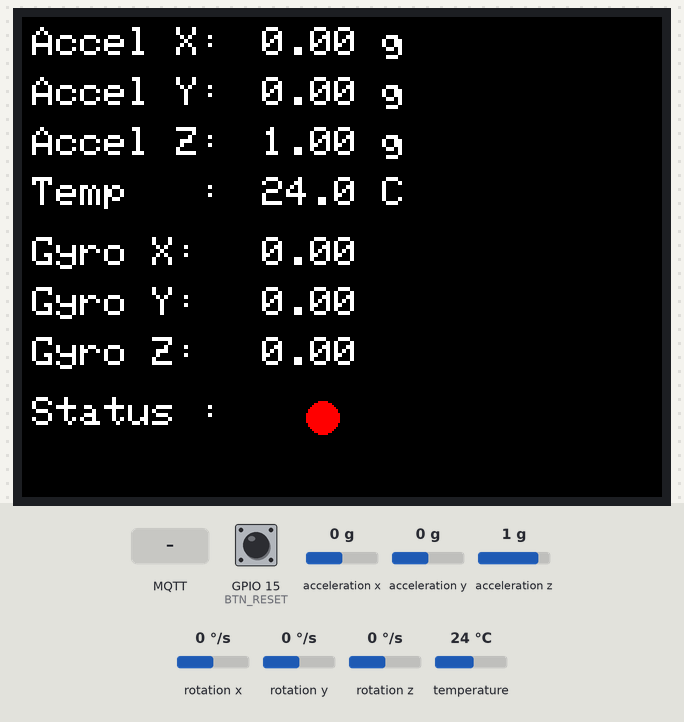
The program below on a simulated ESP32. Parts: 320×240 colour display. Wiring (from diagram.json): MPU-6050 motion sensor at I2C address 0x68. Inputs (shaded band) come from the test bench; at power-on: acceleration x 0 g, GPIO 15 (BTN_RESET) HIGH, acceleration y 0 g, acceleration z 1 g, rotation x 0 °/s, rotation y 0 °/s, rotation z 0 °/s, temperature 24 °C. WiFi joins after 1.5 s; servers stay silent unless stated; no MQTT or app messages arrive unless stated; what the program prints to the serial monitor is not drawn.

Above: at 1.4 s.
1.5 s: MQTT message "RESET" arrives on the first subscribed topic
At 2.6 s:
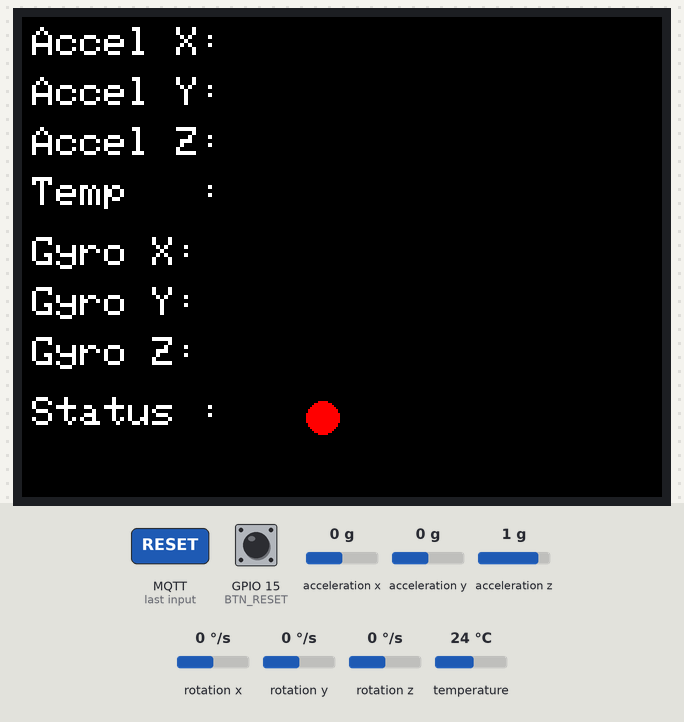
4.8 s: acceleration x set to -1.4 g
At 6.5 s:
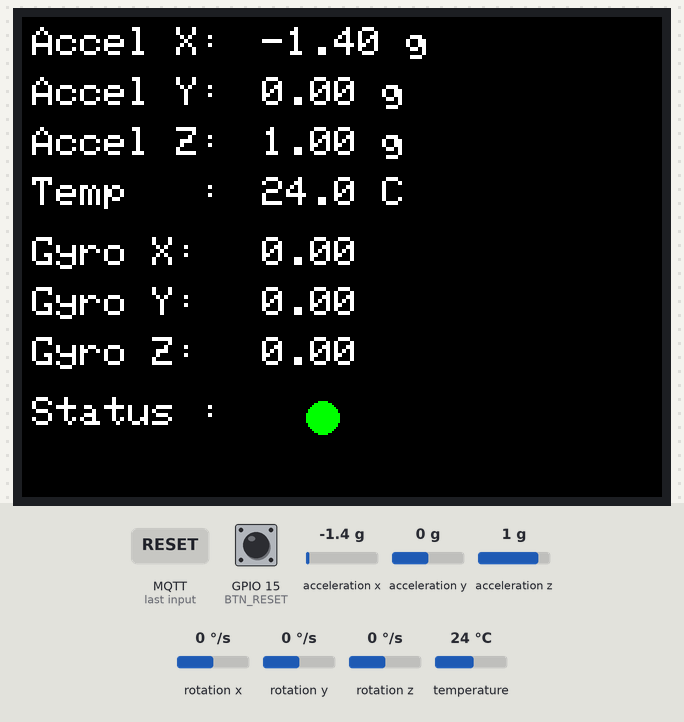
6.8 s: MQTT message "DISCONNECT" arrives on the first subscribed topic
At 7.6 s:
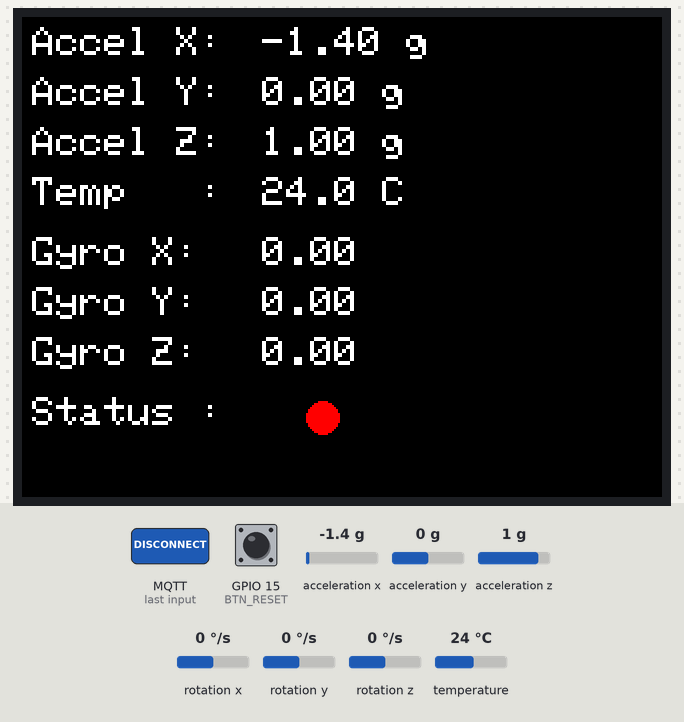
10.9 s: GPIO 15 (BTN_RESET) pulled LOW for 0.75 s
At 11.7 s:
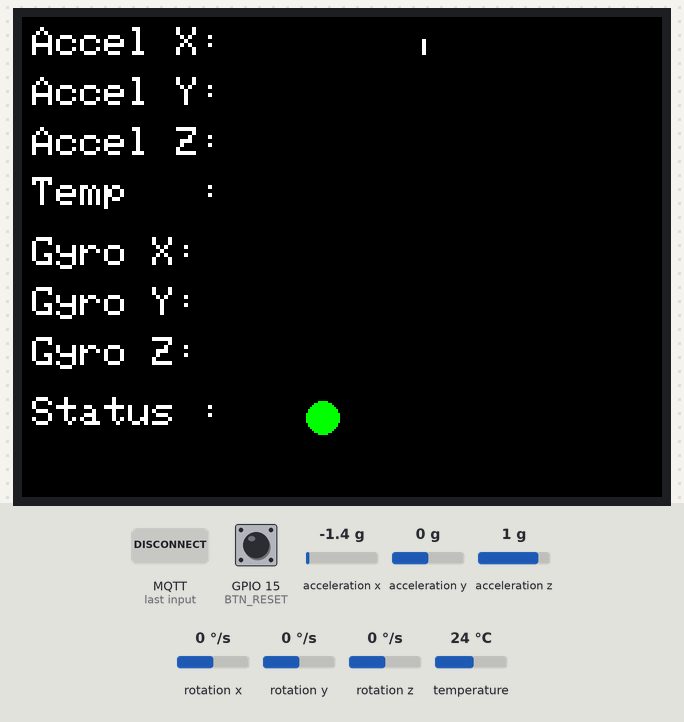
15.0 s: acceleration y set to -1.4 g
At 16.4 s:
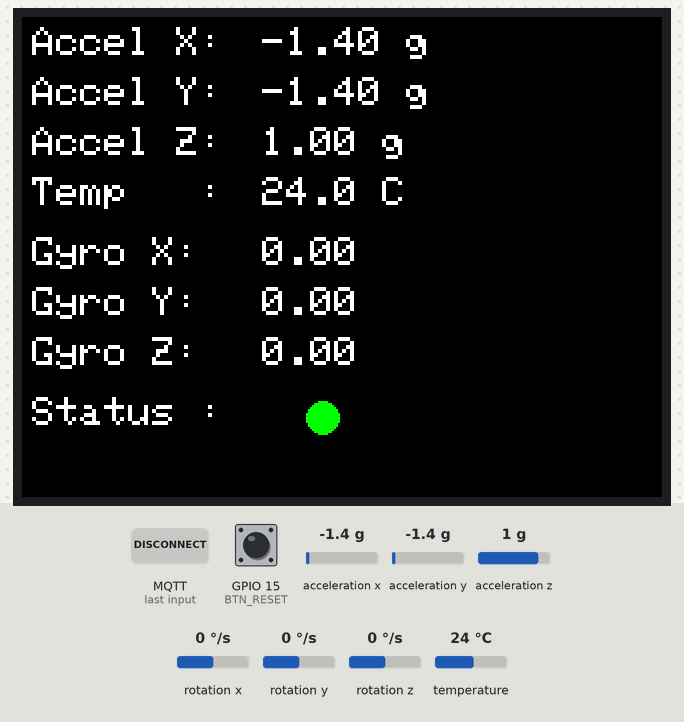
17.0 s: GPIO 15 (BTN_RESET) pulled LOW for 1 s
At 18.7 s:
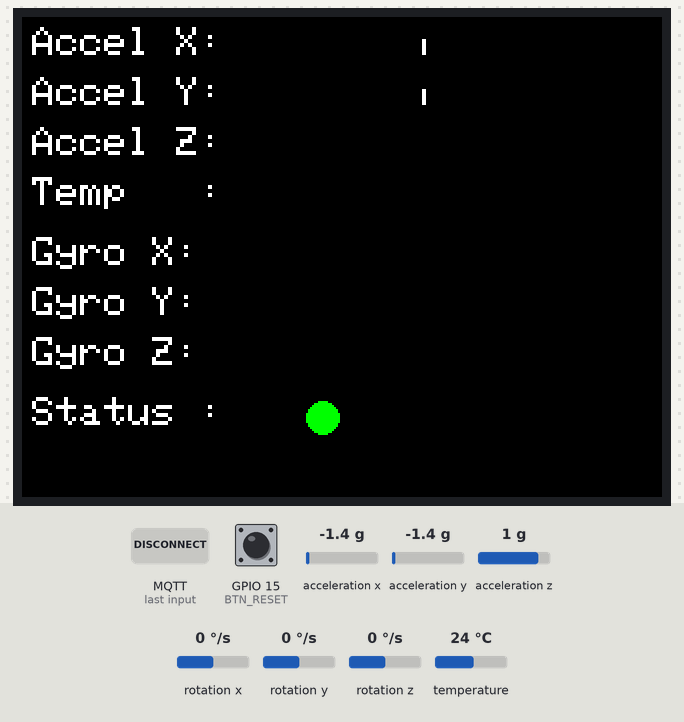
Timing chart, 0 to 20.2 s (numbered marks = the images above; inputs shaded):
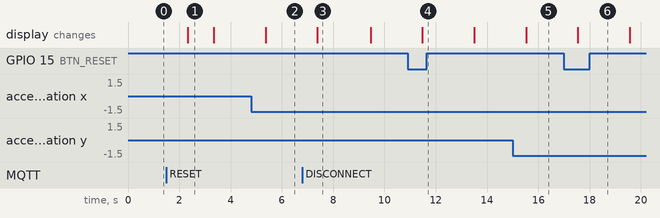

The program:

main.cpp
```cpp
#include <Wire.h>
#include "MPU6050.h"
#include "ILI9341.h"
#include <WiFi.h>
#include <PubSubClient.h>

#define BTN_RESET 15

// WIFI CREDENTIALS
#define ssid "Wokwi-GUEST"
#define password ""

WiFiClient mqtt;

//MQTT CONFIG
#define MQTT_SERVER "broker.hivemq.com"  // Local MQTT Broker for testing
#define MQTT_PORT 1883
#define MQTT_USER "MQTT_"  //If MQTT is established on cloud
#define MQTT_PASS "MQTt*1234"
PubSubClient client(mqtt);

//MQTT TOPICS FOR LISTENING AND SENDING DATA
const char* PUB_TOPIC = "test/assignment/data";
const char* SUB_TOPIC = "test/assignment/cmd";

//INITIALIZATIONS
MPU6050 mpu;
ILI9341 display(5, 16, 17);

unsigned long lastMqttTry = 0;
unsigned long mqttRetryInterval = 1000; //Interval for retrying connection to mqtt
unsigned long mqttSend=0;
unsigned long lastWifiTry = 0;
unsigned long wifiRetryInterval = 1000;
bool wifi_connected = false;
bool mqtt_connected =false;

//Functions Declarations
void checkWifi();
void reconnect();
void disconnectMqtt();
void callback(char* topic, byte *payload, unsigned int length);

void checkWifi(){
  if (WiFi.status() == WL_CONNECTED){
    if (!wifi_connected){
      Serial.println("WiFi Connected!!");
      wifi_connected = true;
      client.setServer(MQTT_SERVER, MQTT_PORT);
      client.setCallback(callback);
    }
  }
  else{
    if (wifi_connected){
      Serial.println("WiFi Disconnected!");
      wifi_connected = false;
      mqtt_connected = false;
    }
  }
}

void reconnect(){
  Serial.println("Connecting to MQTT....");
  if (client.connect("esp32Client")){
    Serial.println("MQTT Connected!!");
    client.subscribe(SUB_TOPIC);
    mqtt_connected = true;
  }
  else{
    Serial.println("Failed!!");
    Serial.println("Retrying!!");
    Serial.print("Failed, rc=");
    Serial.print(client.state());
    Serial.println("");
    mqtt_connected = false;
  }
}


void disconnectMqtt(){
  if (client.connected()){
    client.disconnect();
    Serial.println("MQTT Disconnected!");
  }
  mqtt_connected = false;
}

void callback(char* topic, byte *payload, unsigned int length){
  Serial.print("Command arrived on Topic : ");
  Serial.println(topic);
  String msg;
  for (unsigned int i=0; i<length; i++){
    msg+=(char)payload[i];
  }
  Serial.printf("Received command : %s\n", msg.c_str());

  if (msg=="RESET"){
    display.clearReadings();
    Serial.println("Display is reset for 1second!!");
    delay(1000);
  }
  else if (msg == "STATUS"){
    display.showStatus(true);
  }
  else if (msg == "DISCONNECT"){
  disconnectMqtt();
}
}

void setup() {
    Wire.begin();
    Serial.begin(115200);
    //WiFI Connection
    Serial.println("Connecting to WiFi!!");
    WiFi.begin(ssid, password);

    //RESET BUTTON, MODULES AND DISPLAY INTIALIZATION
    pinMode(BTN_RESET, INPUT_PULLUP);
    mpu.begin();
    display.begin();
    display.drawDashboardLabels();
}

void loop() {
  //CHECK FOR WIFI CONNECTION EVERY 1SEC
  unsigned long currentMillis = millis();
  if (currentMillis - lastWifiTry >= wifiRetryInterval){
    lastWifiTry = currentMillis;
    checkWifi();
  }

  //CHECK FOR MQTT CONNECTION EVERY 1SEC
  if (wifi_connected){
    if (!client.connected()){
      if (currentMillis - lastMqttTry >= mqttRetryInterval){
        lastMqttTry = currentMillis;
        reconnect();
      }
    }
    client.loop();
  }

  //FETCHING THE VALUES FROM MPU
  float ax = mpu.accelToG(mpu.readAccelX());
  float ay = mpu.accelToG(mpu.readAccelY());
  float az = mpu.accelToG(mpu.readAccelZ());

  float gx = mpu.rotToD(mpu.readGyroX());
  float gy = mpu.rotToD(mpu.readGyroY());
  float gz = mpu.rotToD(mpu.readGyroZ());

  float temp = mpu.tempToC(mpu.readTemp());

  //CLEARING THE SCREEN BASED ON RESET BUTTON
  if (digitalRead(BTN_RESET) == LOW) {
      display.clearReadings();
  }
  else{
    display.showAccel(ax, ay, az);
    display.showGyro(gx, gy, gz);
    display.showTemp(temp);
    display.showStatus(wifi_connected && mqtt_connected);
  }

  //MAKE JSON TO SEND OVER MQTT
  char payload[256];
  snprintf(payload, sizeof(payload),
          "{\"ax\":%.2f,\"ay\":%.2f,\"az\":%.2f,\"gx\":%.2f,\"gy\":%.2f,\"gz\":%.2f,\"temp\":%.2f}",
          ax, ay, az, gx, gy, gz, temp);

  if (millis()-mqttSend>=1000){                 //SEND DATA TO OTHER DEVICE OR CLOUD USING MQTT EVERY 1SEC
    mqttSend = millis();
      if (wifi_connected && mqtt_connected){
        client.publish(PUB_TOPIC, payload);
        Serial.printf("Published : %s\n", payload);
      }
    }

  delay(2000);  //Refresh rate decider for screen
}
```

ILI9341.h
```cpp
#ifndef ILI9341_H
#define ILI9341_H

#include <Adafruit_GFX.h>
#include <Adafruit_ILI9341.h>

class ILI9341 {
public:
    ILI9341(uint8_t cs, uint8_t dc, uint8_t rst);
    void begin();
    void drawDashboardLabels();
    void showAccel(float ax, float ay, float az);
    void showTemp(float temp);
    void showGyro(float gx, float gy, float gz);
    void showStatus(bool ok = true);
    void clearReadings();

private:
    Adafruit_ILI9341 tft;
};

#endif
```

MPU6050.h
```cpp
#ifndef MPU6050_DRIVER
#define MPU6050_DRIVER

#include <Wire.h>

class MPU6050{
    public:
        MPU6050(uint8_t address = 0x68);
        void begin();
        int16_t readAccelX();
        int16_t readAccelY();
        int16_t readAccelZ();
        int16_t readGyroX();
        int16_t readGyroY();
        int16_t readGyroZ();
        int16_t readTemp();
        float accelToG(int16_t raw);
        float rotToD(int16_t raw);
        float tempToC(int16_t raw);
    private:
        uint8_t _addr;
        int16_t readRegister(uint8_t reg);
};

#endif
```

ILI9341.cpp
```cpp
#include "ILI9341.h"

ILI9341::ILI9341(uint8_t cs, uint8_t dc, uint8_t rst) : tft(cs, dc, rst) {}

void ILI9341::begin() {
    tft.begin();
    tft.setRotation(1);
    tft.fillScreen(ILI9341_BLACK);
}

void ILI9341::drawDashboardLabels() {
    tft.setTextColor(ILI9341_WHITE);
    tft.setTextSize(2);
    tft.setCursor(5, 5);   tft.print("Accel X:");
    tft.setCursor(5, 30);  tft.print("Accel Y:");
    tft.setCursor(5, 55);  tft.print("Accel Z:");
    tft.setCursor(5, 80);  tft.print("Temp   :");
    tft.setCursor(5, 110); tft.print("Gyro X:");
    tft.setCursor(5, 135); tft.print("Gyro Y:");
    tft.setCursor(5, 160); tft.print("Gyro Z:");
    tft.setCursor(5, 190); tft.print("Status :");
}

void ILI9341::showAccel(float ax, float ay, float az) {
    tft.fillRect(120, 5, 80, 20, ILI9341_BLACK);
    tft.fillRect(120, 30, 80, 20, ILI9341_BLACK);
    tft.fillRect(120, 55, 80, 20, ILI9341_BLACK);
    tft.setCursor(120, 5);  tft.printf("%.2f g", ax);
    tft.setCursor(120, 30); tft.printf("%.2f g", ay);
    tft.setCursor(120, 55); tft.printf("%.2f g", az);
}

void ILI9341::showTemp(float temp) {
    tft.fillRect(120, 80, 80, 20, ILI9341_BLACK);
    tft.setCursor(120, 80); tft.printf("%.1f C", temp);
}

void ILI9341::showGyro(float gx, float gy, float gz) {
    tft.fillRect(120, 110, 80, 20, ILI9341_BLACK);
    tft.fillRect(120, 135, 80, 20, ILI9341_BLACK);
    tft.fillRect(120, 160, 80, 20, ILI9341_BLACK);
    tft.setCursor(120, 110); tft.printf("%.2f", gx);
    tft.setCursor(120, 135); tft.printf("%.2f", gy);
    tft.setCursor(120, 160); tft.printf("%.2f", gz);
}

void ILI9341::showStatus(bool ok) {
    tft.fillCircle(150, 200, 8, ok ? ILI9341_GREEN : ILI9341_RED);
}

void ILI9341::clearReadings() {
    tft.fillRect(120, 5, 80, 180, ILI9341_BLACK);
}
```

MPU6050.cpp
```cpp
#include <MPU6050.h>

MPU6050::MPU6050(uint8_t address){
    _addr = address;
}

void MPU6050::begin(){
    Wire.beginTransmission(_addr);
    Wire.write(0x6B);
    Wire.write(0x00);
    Wire.endTransmission(true);
}

int16_t MPU6050::readRegister(uint8_t reg){
    Wire.beginTransmission(_addr);
    Wire.write(reg);
    Wire.endTransmission(false);
    Wire.requestFrom(_addr, (uint8_t)2);

    while (Wire.available()<2);

    uint8_t high = Wire.read();
    uint8_t low = Wire.read();
    return (high<<8)|low;
}
// Accelerometer
int16_t MPU6050::readAccelX() { return readRegister(0x3B); }
int16_t MPU6050::readAccelY() { return readRegister(0x3D); }
int16_t MPU6050::readAccelZ() { return readRegister(0x3F); }

// Gyroscope
int16_t MPU6050::readGyroX() { return readRegister(0x43); }
int16_t MPU6050::readGyroY() { return readRegister(0x45); }
int16_t MPU6050::readGyroZ() { return readRegister(0x47); }

// Temperature
int16_t MPU6050::readTemp() { return readRegister(0x41); }

// Conversion functions
float MPU6050::accelToG(int16_t raw) { return raw / 16384.0; }
float MPU6050::rotToD(int16_t raw) { return (raw / 32768.0) * 250.0; }
float MPU6050::tempToC(int16_t raw) { return (raw / 340.0) + 36.53; }
```

Measured:
- after the input at 1.5 s, the display: changes after 0.82 s (image 1)
- after the input at 4.8 s, the display: changes after 0.56 s (image 2)
- after the input at 6.8 s, the display: changes after 0.59 s (image 3)
- after the input at 10.9 s, the display: changes after 0.58 s (image 4)
- after the input at 15.0 s, the display: changes after 0.52 s (image 5)
- after the input at 17.0 s, the display: changes after 0.54 s (image 6)
- what the display in image 1 shows lasts 1.0 s, from 2.3 s to 3.3 s
